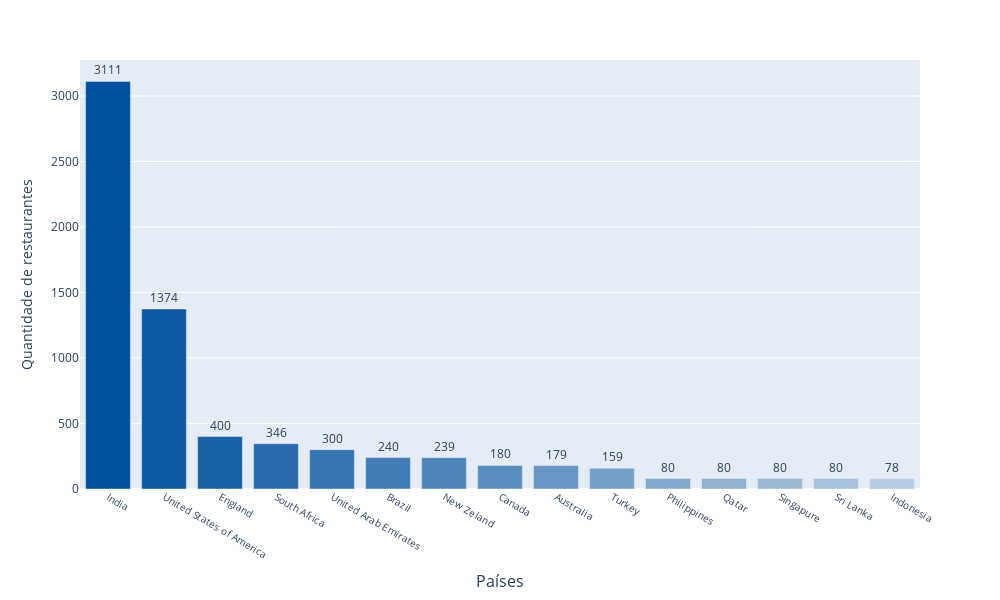

Here is the notebook cell this chart was saved with:
### Markdown cell above
# Quantidade de Restaurantes Registrados por País

### Code cell
rest_country = df.groupby('country_code')['restaurant_name'].count().reset_index()

rest_country


fig = px.bar(rest_country.sort_values('restaurant_name', ascending=False), 
            x='country_code', 
            y='restaurant_name',
            width= 1000,
            height= 600,
            labels={'restaurant_name':'Quantidade de restaurantes', 'country_code':'Países'},
            text='restaurant_name'
            )

fig.update_traces(textfont=dict(size=12),
                  textposition='outside')

colors = ['#00519e','#0d59a2','#1a62a7','#276bac','#3474b1','#417db6','#4e85bb','#5b8ec0','#6897c5',
 '#75a0c9','#82a9ce','#8fb2d3','#9cbad8','#a9c3dd','#b6cce2','#c3d5e7','#d0deec','#dde7f1']


fig.update_traces(marker_color=colors)

fig.update_layout(xaxis_title_font=dict(size=16),
                  xaxis_tickfont=dict(size=10))

fig.show()

### Figure 1 — Plotly figure (JSON) as saved in the notebook; plotly's stock layout.template omitted (floating-point values rounded to 4 significant figures)
{"data": [{"alignmentgroup": "True", "hovertemplate": "Países=%{x}<br>Quantidade de restaurantes=%{text}<extra></extra>", "legendgroup": "", "marker": {"color": ["#00519e", "#0d59a2", "#1a62a7", "#276bac", "#3474b1", "#417db6", "#4e85bb", "#5b8ec0", "#6897c5", "#75a0c9", "#82a9ce", "#8fb2d3", "#9cbad8", "#a9c3dd", "#b6cce2", "#c3d5e7", "#d0deec", "#dde7f1"], "pattern": {"shape": ""}}, "name": "", "offsetgroup": "", "orientation": "v", "showlegend": false, "text": [3111, 1374, 400, 346, 300, 240, 239, 180, 179, 159, 80, 80, 80, 80, 78], "textfont": {"size": 12}, "textposition": "outside", "type": "bar", "x": ["India", "United States of America", "England", "South Africa", "United Arab Emirates", "Brazil", "New Zeland", "Canada", "Australia", "Turkey", "Philippines", "Qatar", "Singapure", "Sri Lanka", "Indonesia"], "xaxis": "x", "y": [3111, 1374, 400, 346, 300, 240, 239, 180, 179, 159, 80, 80, 80, 80, 78], "yaxis": "y"}], "layout": {"barmode": "relative", "height": 600, "legend": {"tracegroupgap": 0}, "margin": {"t": 60}, "width": 1000, "xaxis": {"anchor": "y", "autorange": true, "domain": [0, 1], "range": [-0.5, 14.5], "tickfont": {"size": 10}, "title": {"font": {"size": 16}, "text": "Países"}, "type": "category"}, "yaxis": {"anchor": "x", "autorange": true, "domain": [0, 1], "range": [0, 3275.0], "title": {"text": "Quantidade de restaurantes"}, "type": "linear"}}}
